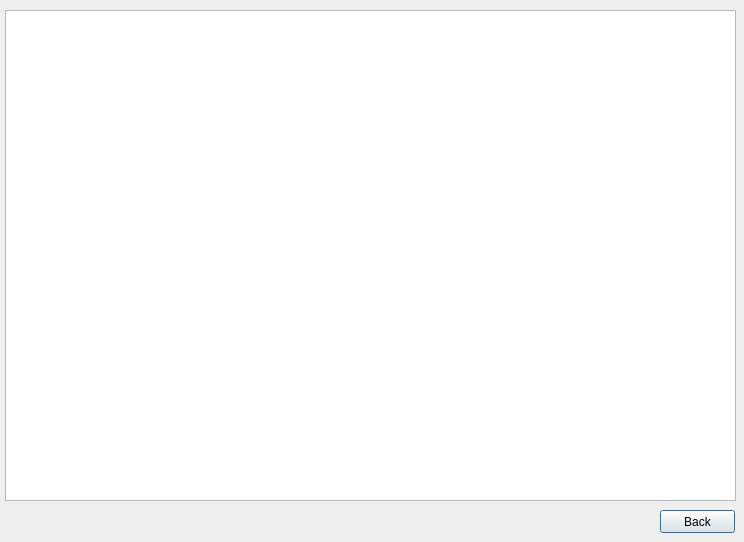
<?xml version="1.0" encoding="UTF-8"?>
<ui version="4.0">
 <class>AllCustomersView</class>
 <widget class="QDialog" name="AllCustomersView">
  <property name="geometry">
   <rect>
    <x>0</x>
    <y>0</y>
    <width>744</width>
    <height>542</height>
   </rect>
  </property>
  <property name="windowTitle">
   <string>Dialog</string>
  </property>
  <widget class="QTableView" name="allCustomers">
   <property name="geometry">
    <rect>
     <x>5</x>
     <y>10</y>
     <width>731</width>
     <height>491</height>
    </rect>
   </property>
  </widget>
  <widget class="QPushButton" name="backButton">
   <property name="geometry">
    <rect>
     <x>660</x>
     <y>510</y>
     <width>75</width>
     <height>23</height>
    </rect>
   </property>
   <property name="text">
    <string>Back</string>
   </property>
  </widget>
 </widget>
 <resources/>
 <connections/>
</ui>
